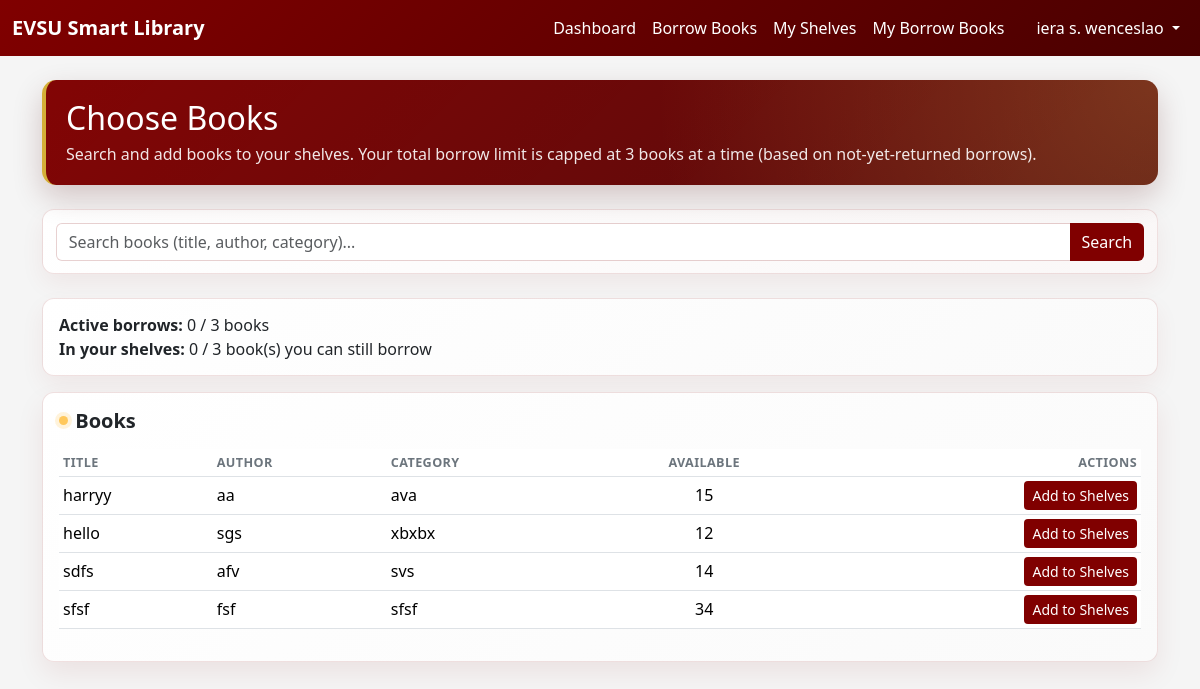
/student/choose_books.php (signed in), run on the app's committed database.
### tables this page shows
CREATE TABLE `books` (
  `id` int(10) UNSIGNED NOT NULL,
  `accession_no` varchar(100) DEFAULT NULL,
  `isbn` varchar(50) DEFAULT NULL,
  `title` varchar(255) NOT NULL,
  `author` varchar(255) DEFAULT NULL,
  `publisher` varchar(255) DEFAULT NULL,
  `publication_year` varchar(10) DEFAULT NULL,
  `category` varchar(100) DEFAULT NULL,
  `location` varchar(100) DEFAULT NULL,
  `copies_total` int(10) UNSIGNED NOT NULL DEFAULT 1,
  `copies_available` int(10) UNSIGNED NOT NULL DEFAULT 1,
  `status` enum('available','not_available') NOT NULL DEFAULT 'available',
  `imported_from_excel` tinyint(1) NOT NULL DEFAULT 0,
  `created_at` timestamp NOT NULL DEFAULT current_timestamp(),
  `updated_at` timestamp NULL DEFAULT NULL ON UPDATE current_timestamp()
);

### includes/student_auth.php (called while the page is built, shortened)
<?php
function student_get_cart(): array
{
    $cart = $_SESSION['borrow_cart'] ?? [];
    return is_array($cart) ? array_slice(array_values($cart), 0, 3) : [];
}

### student/choose_books.php (the view, shortened to what this page needs)
<?php
require_once __DIR__ . '/../includes/student_auth.php';
require_once __DIR__ . '/../includes/student_layout.php';
$pdo = db_connect();
$search = trim($_GET['q'] ?? '');
$cart = student_get_cart();
$student_id = (int)($_SESSION['student_id'] ?? 0);
try {
    $stmt = $pdo->prepare(
        "SELECT COALESCE(SUM(bri.quantity), 0) AS total_active_copies
         FROM borrow_requests br
         JOIN borrow_request_items bri ON bri.borrow_request_id = br.id
         WHERE br.student_id = :sid
           AND br.status IN ('pending', 'approved', 'claimed')"
    );
    $stmt->execute([':sid' => $student_id]);
    $active_borrowed_count = (int)($stmt->fetchColumn() ?? 0);
} catch (Throwable $e) {
    error_log('Active borrow count failed: ' . $e->getMessage());
    $active_borrowed_count = 3;
}
$max_books_at_a_time = 3;
$remaining_to_borrow = max(0, $max_books_at_a_time - $active_borrowed_count);
$cart_count = count($cart);
$like = $search !== '' ? '%' . $search . '%' : null;
if ($like !== null) {
    $stmt = $pdo->prepare(
        "SELECT * FROM books
         WHERE (title LIKE :q OR author LIKE :q OR category LIKE :q OR accession_no LIKE :q OR isbn LIKE :q)
         ORDER BY title ASC"
    );
    $stmt->execute([':q' => $like]);
} else {
    $stmt = $pdo->query(
        "SELECT * FROM books ORDER BY title ASC"
    );
}
$books = $stmt->fetchAll(PDO::FETCH_ASSOC);
?>
<div class="row mb-4">
    <div class="col-12">
        <div class="sl-page-header sl-choose-hero">
            <h2 class="mb-1">Choose Books</h2>
            <p class="mb-0" style="color: rgba(255, 255, 255, 0.9);">Search and add books to your shelves. Your total borrow limit is capped at 3 books at a time (based on not-yet-returned borrows).</p>
        </div>
    </div>
</div>
<div class="sl-search-shell mb-4">
    <form method="get">
        <div class="input-group">
            <input type="search" class="form-control" name="q" placeholder="Search books (title, author, category)..." value="<?php echo htmlspecialchars($search, ENT_QUOTES, 'UTF-8'); ?>">
            <button type="submit" class="btn btn-sl-primary">Search</button>
        </div>
    </form>
</div>
<div class="sl-stats-panel mb-3">
    <strong>Active borrows:</strong> <?php echo $active_borrowed_count; ?> / <?php echo $max_books_at_a_time; ?> books
    <br>
    <strong>In your shelves:</strong> <?php echo $cart_count; ?> / <?php echo $remaining_to_borrow; ?> book(s) you can still borrow
</div>
<div class="card sl-card sl-books-card">
    <div class="card-body">
        <h5 class="card-title fw-semibold mb-3 sl-books-title"><span class="dot"></span>Books</h5>
        <div class="table-responsive">
            <table class="table table-sm align-middle sl-books-table">
                <thead>
                    <tr>
                        <th>Title</th>
                        <th>Author</th>
                        <th>Category</th>
                        <th class="text-center">Available</th>
                        <th class="text-end">Actions</th>
                    </tr>
                </thead>
                <tbody>
                    <?php if ($books): ?>
                        <?php foreach ($books as $b): ?>
                            <?php
                                $copies_available = (int)($b['copies_available'] ?? 0);
                                $is_available_status = ($b['status'] ?? '') === 'available';
                                $can_add = $is_available_status && $copies_available > 0;
                            ?>
                            <tr>
                                <td><?php echo htmlspecialchars($b['title'], ENT_QUOTES, 'UTF-8'); ?></td>
                                <td><?php echo htmlspecialchars($b['author'] ?? '', ENT_QUOTES, 'UTF-8'); ?></td>
                                <td><?php echo htmlspecialchars($b['category'] ?? '', ENT_QUOTES, 'UTF-8'); ?></td>
                                <td class="text-center">
                                    <?php echo $copies_available; ?>
                                </td>
                                <td class="text-end">
                                    <?php if (in_array((int)$b['id'], $cart, true)): ?>
                                        <span class="text-success">In shelves</span>
                                        <form method="post" class="d-inline">
                                            <input type="hidden" name="action" value="remove">
                                            <input type="hidden" name="book_id" value="<?php echo (int)$b['id']; ?>">
                                            <button type="submit" class="btn btn-link btn-sm text-danger p-0 ms-1">Remove</button>
                                        </form>
                                    <?php elseif (!$can_add): ?>
                                        <span class="text-muted">Not Available</span>
                                    <?php elseif ($remaining_to_borrow <= 0): ?>
                                        <span class="text-danger">Borrowing limit reached</span>
                                    <?php elseif ($cart_count >= $remaining_to_borrow): ?>
                                        <span class="text-muted">Max <?php echo (int)$remaining_to_borrow; ?> books</span>
                                    <?php else: ?>
                                        <form method="post" class="d-inline">
                                            <button type="submit" class="btn btn-sl-primary btn-sm">Add to Shelves</button>
                                        </form>
                                    <?php endif; ?>
                                </td>
                            </tr>
                        <?php endforeach; ?>
                    <?php endif; ?>
                </tbody>
            </table>
        </div>
    </div>
</div>

### student/choose_books.php (style rules this page uses)
.sl-choose-hero { position: relative; overflow: hidden; background: linear-gradient(135deg, rgba(128, 0, 0, 0.98), rgba(74, 0, 0, 0.95)); border-radius: 14px; color: #fff; padding: 1.2rem 1.25rem; box-shadow: 0 12px 30px rgba(74, 0, 0, 0.2); }
.sl-choose-hero::after { content: ""; position: absolute; inset: 0; background: radial-gradient(circle at top right, rgba(255, 200, 92, 0.22), transparent 45%); pointer-events: none; }
.sl-choose-hero h2, .sl-choose-hero p { position: relative; z-index: 1; }
.sl-search-shell { border: 1px solid rgba(128, 0, 0, 0.12); background: linear-gradient(145deg, #ffffff, #faf7f7); border-radius: 12px; padding: 0.8rem; box-shadow: 0 10px 24px rgba(128, 0, 0, 0.06); }
.sl-search-shell .form-control { border-color: rgba(128, 0, 0, 0.18); }
.sl-stats-panel { border: 1px solid rgba(128, 0, 0, 0.12); background: linear-gradient(145deg, #ffffff, #fafafa); border-radius: 12px; padding: 0.85rem 1rem; box-shadow: 0 10px 24px rgba(128, 0, 0, 0.06); }
.sl-stats-panel strong { color: #212529; }
.sl-books-card { border: 1px solid rgba(128, 0, 0, 0.12); background: linear-gradient(145deg, #ffffff, #fafafa); box-shadow: 0 12px 28px rgba(128, 0, 0, 0.08); }
.sl-books-title { display: flex; align-items: center; gap: 0.45rem; }
.sl-books-title .dot { width: 9px; height: 9px; border-radius: 50%; background: #ffc85c; box-shadow: 0 0 0 4px rgba(255, 200, 92, 0.22); }
.sl-books-table thead th { font-size: 0.79rem; text-transform: uppercase; letter-spacing: 0.03em; color: #6c757d; border-bottom-width: 1px; }

### data on the page
books: title "harryy", author "aa", category "ava", copies_available "15"
books: title "hello", author "sgs", category "xbxbx", copies_available "12"
books: title "sdfs", author "afv", category "svs", copies_available "14"
books: title "sfsf", author "fsf", category "sfsf", copies_available "34"

### other printed values
$_SESSION['student_name'] "iera s. wenceslao"
$active_borrowed_count "0"
$max_books_at_a_time "3"
$cart_count "0"
$remaining_to_borrow "3"
